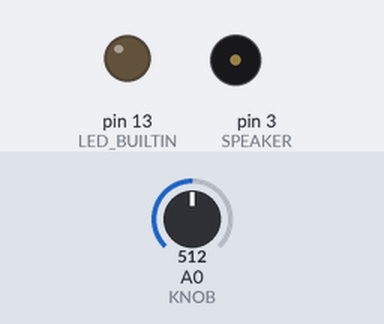
Bench run of a sketch on a simulated Arduino Uno, built with avr-gcc and run on an emulated ATmega328P. On the bench: output pins drawn as LEDs (lit = HIGH), buzzer (waves = sounding). The inputs (shaded band) are chosen by the test bench; at power-on: A0 (KNOB) = 512.

Above: at 1.2 s.
1.3 s: A0 (KNOB) set to 531
At 1.8 s:
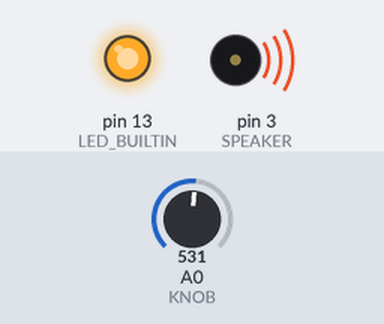
2.8 s: A0 (KNOB) set to 502
At 4.0 s:
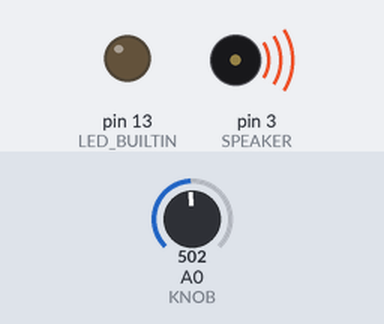
4.3 s: A0 (KNOB) set to 1023
At 5.2 s:
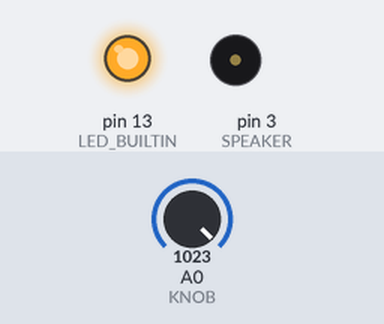
5.8 s: A0 (KNOB) set to 1014
At 6.4 s:
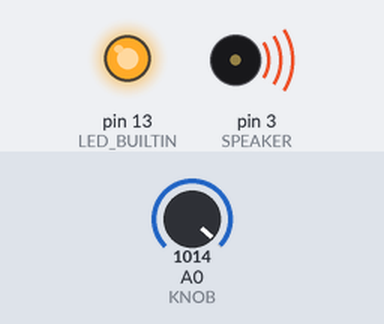
7.3 s: A0 (KNOB) set to 511
At 8.7 s:
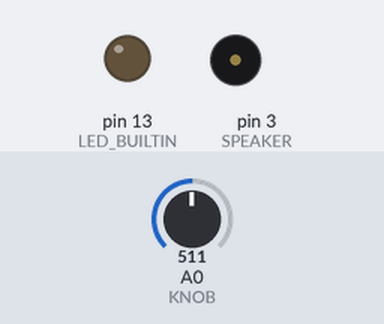
Timing chart, 0 to 9.8 s (numbered marks = the images above; inputs shaded):
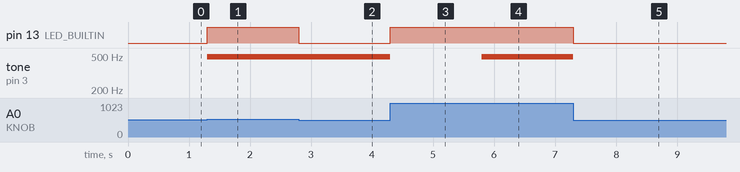

Measured:
- the behaviour switches between 512 and 513 on A0 (KNOB) (found by bisection; images 0 and 1)
- the behaviour switches between 1023 and 1022 on A0 (KNOB) (found by bisection; images 3 and 4)
- after the input at 1.3 s, pin 13 (LED_BUILTIN): LOW → HIGH at once; tone on pin 3 (SPEAKER): silent → 490 Hz at once
- after the input at 2.8 s, pin 13 (LED_BUILTIN): HIGH → LOW at once
- after the input at 4.3 s, pin 13 (LED_BUILTIN): LOW → HIGH at once; tone on pin 3 (SPEAKER): 490 Hz → silent at once
- after the input at 5.8 s, tone on pin 3 (SPEAKER): silent → 490 Hz at once
- after the input at 7.3 s, pin 13 (LED_BUILTIN): HIGH → LOW at once; tone on pin 3 (SPEAKER): 490 Hz → silent at once

The sketch:

sketch_jul30a_knobtest.ino
```cpp
#include <ctype.h>
#include <math.h>

#define DEBUG 0
#define KNOB 0
#define SPEAKER 3

void setup() {
  // put your setup code here, to run once:
  pinMode(LED_BUILTIN, OUTPUT);
  pinMode(SPEAKER, OUTPUT);
  //pinMode(KNOB, INPUT)
#if DEBUG
  Serial.begin(9600);
#endif
}

void loop() {
  int value = analogRead(KNOB);
  analogWrite(SPEAKER, value);
#if DEBUG
  Serial.print("Read ");
  Serial.print(value);
  Serial.print("\n");
#endif
  digitalWrite(LED_BUILTIN, value > 512 ? HIGH : LOW);
}
```
